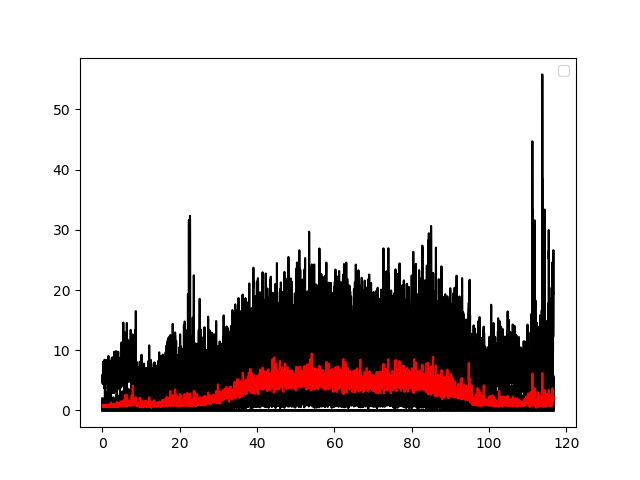

Recreate this plot in Python.
import numpy as np
import pyedflib
import matplotlib.pylab as plt
from scipy import signal
from scipy import ndimage
#import scipy.io
#f = scipy.io.loadmat('Subject1.mat')
import copy

def iir_band_filter(ite_data, fs, btype, ftype, order=None, Quality=None , window=None, lowcut=None, highcut=None, zerophase=None, rps=None):
    fe = fs / 2.0
    if not lowcut == ''  and not highcut == '':
        wn = [lowcut / fe, highcut / fe]
    elif not lowcut == '':
        wn = lowcut / fe
    elif not highcut == '':
        wn = highcut / fe

    if rps[0]=='':
        rps[0] =10
    if rps[1]=='':
        rps[1] =10

    if btype in ["butter","bessel","cheby1","cheby2","ellip"] :
        z, p, k = signal.iirfilter(order, wn, btype=ftype, ftype=btype, output="zpk", rp=rps[0], rs=rps[1])
        try:
            sos = signal.zpk2sos(z, p, k)
            ite_data = signal.sosfilt(sos, ite_data)
            if zerophase:
                ite_data = signal.sosfilt(sos, ite_data[::-1])[::-1]
        except:
            print('A filter had an issue: ','btype', btype,'ftype', ftype,'order', order ,'Quality', Quality , 'window',window ,'lowcut', lowcut ,'highcut', highcut  , 'rps',rps  )
    elif btype == "iirnotch":
        b, a = signal.iirnotch(lowcut, Quality, fs)
        y = signal.filtfilt(b, a, ite_data)
    elif btype == "Moving average":
        z2 = np.cumsum(np.pad(ite_data, ((window, 0) ), 'constant', constant_values=0), axis=0)
        z1 = np.cumsum(np.pad(ite_data, ((0, window) ), 'constant', constant_values=ite_data[-1]), axis=0)
        ite_data= (z1 - z2)[(window - 1):-1] / window
    return ite_data

def signalfilterbandpass(Sigs_dict,fs,Filter_info):
    N = len(Sigs_dict[list(Sigs_dict.keys())[0]])
    btype = Filter_info[0]
    ftype = Filter_info[1]
    order = Filter_info[2]
    Quality = Filter_info[3]
    window= Filter_info[4]
    lowcut= Filter_info[5]
    highcut= Filter_info[6]
    rps = [Filter_info[7],Filter_info[8]]

    if not order == '':
        if order >10:
            order=10
        if order <0:
            order=0
    if not lowcut == '':
        if lowcut <=0:
            lowcut=1/fs
    if not highcut == '':
        if highcut >= fs/2:
            highcut = fs/2-1

    if not window == '':
        window = int(window*fs)
        if window <= 0:
            window = 1
        elif window > N:
            window = N

    for idx_lfp, key in enumerate(list(Sigs_dict.keys())):
        Sigs_dict[key] = iir_band_filter(Sigs_dict[key], fs, btype, ftype, order=order, Quality=Quality , window=window, lowcut=lowcut, highcut=highcut, zerophase=0, rps=rps)
    return Sigs_dict


Fs =500
file = pyedflib.EdfReader('band0.5-30hz.edf')

n = file.signals_in_file
signal_labels = file.getSignalLabels()


sigbufs = np.zeros((n, file.getNSamples()[0]))
for i in np.arange(n):
    sigbufs[i, :] = file.readSignal(i)

#ts= int(233 * Fs)
#te= int((233+5) * Fs)
#sigbufs = sigbufs[:,ts:te]
t = np.arange(sigbufs.shape[1])/Fs

window = int(Fs * 4)
overlap = int(Fs * 3)
YSWO_list = []
for i,EEG in enumerate(sigbufs):
    print(i,signal_labels[i])
    f, t2, Sxx = signal.spectrogram(EEG, Fs, nperseg= window, nfft= window, noverlap=overlap, scaling  ="spectrum",mode ='magnitude')
    Sxx_o = copy.deepcopy(Sxx)

    fmax = 50
    findex =np.where(f>fmax)[0][0]

    SWO_f =[np.where(f>0.25)[0][0],np.where(f>1.5)[0][0]]
    SSWO = Sxx_o[SWO_f[0]:SWO_f[1],:]
    YSWO = np.median(SSWO,axis=0)
    YSWO_list.append(YSWO)

YSWO_mean = np.mean(np.array(YSWO_list),axis=0)
plt.figure()
plt.subplot(1,1,1)
for swa in YSWO_list:
    plt.plot(t2/60,swa,'k' )
plt.plot(t2/60, YSWO_mean, 'r')
plt.legend()
plt.show()
